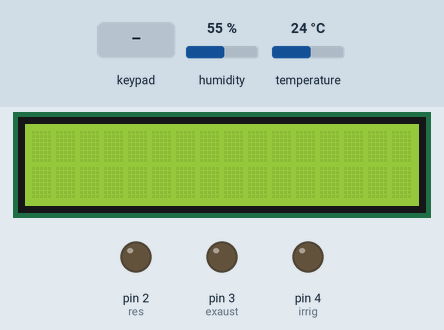
Bench run of a sketch on a simulated Arduino Uno, built with avr-gcc and run on an emulated ATmega328P. Parts: 16×2 character LCD, output pins drawn as LEDs (lit = HIGH). Inputs (shaded band) come from the test bench; at power-on: humidity 55 %, temperature 24 °C. What the sketch prints to the serial monitor is not drawn.

Above: at 1.3 s.
1.4 s: key '#' pressed
2.9 s: keypad keys 1 2 3 4 pressed 0.4 s apart
At 4.5 s:
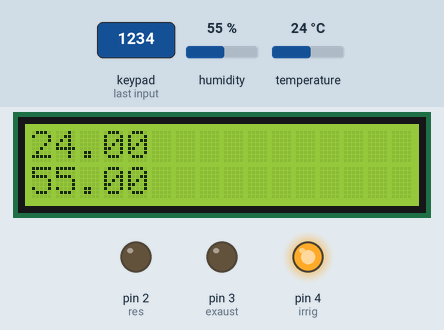
Timing chart, 0 to 6.0 s (numbered marks = the images above; inputs shaded):
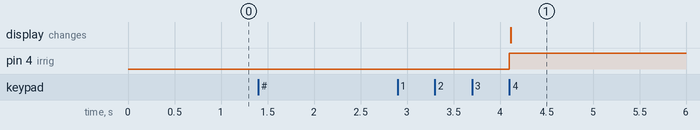

Measured:
- after the input at 1.4 s, every drawn part: stays the same
- after the input at 2.9 s, pin 4 (irrig): LOW → HIGH after 1.2 s; the display: changes after 1.2 s (image 1)

The sketch:

dht11_com_senha.ino
```cpp
/*pedro vargas c h
   631M2
   escola tecnica estadual parobe
   08.05.2019
   estação meteorologica para hortaliças
   0.0.0.
*/
//inicio do programa
//incluão de bibliotecas

#include<Arduino.h>
#include<Wire.h>
#include<LiquidCrystal_I2C.h>
#include<dht.h>
#include<Keypad.h>
//definir variaveis  e pinos
LiquidCrystal_I2C lcd(0x27, 16, 2); //configuração do lcd
dht DHT;
char password [4] = {'1', '2', '3', '4'};// senha correta
byte linhas[] = {10, 5, 6, 8};//pinagem das linhas
byte colunas[] = {9, 11, 7, 12};//pinagem das coluunas
int count = 0;
int entrada = 0;
char teclas[4][4] = {{'1', '2', '3', 'A'},
  {'4', '5', '6', 'B'},
  {'7', '8', '9', 'C'},
  {'*', '0', '#', 'D'}
};

Keypad keypad = Keypad( makeKeymap(teclas), linhas, colunas, 4, 4);//mapeamento das teclas

#define res 2 // saida do rele da resistencia
#define irrig 4 // saido do rele da irrigação
#define exaust 3 //saida do motor de exaustão
#define sensor A0 // sensor DHT

//definição de variaveis

void printLcd();
void printSerial();
void exaustao();
void irrigacao();
void resistencia();
void key_init();
void code_entry_init();
void unlocked();

//configuração
void setup() {
  lcd.init();//inicia o lcd
  lcd.init();
  lcd.backlight();
  Serial.begin(9600);//iniica porta serial em 9600bps
  pinMode(exaust, OUTPUT); //define o pino do motor como saida
  pinMode(res, OUTPUT);
  pinMode(irrig, OUTPUT);
  key_init();
}
//função principalk
void loop() {
  int chk = DHT.read11(sensor);//le o DHT11 no seu pino
  char key = keypad.getKey(); //Obtém tecla pressionada
  if (key != NO_KEY) { //Se foi pressionada uma tecla:
    if (key == '#') {  //Se a tecla é '#'
      code_entry_init();  //Então espera que seja inserida uma senha

      while (count < 4 ) { //Conta 4 entradas/teclas

        char key = keypad.getKey(); //Obtém tecla pressionada

        if (key != NO_KEY) {  //Se foi pressionada uma tecla:
          entrada += 1;  //Faz entrada = entrada + 1

          if (key == password[count])count += 1;  //Se a tecla pressionada corresponde ao dígito
          //da senha correspondente, soma 1 no contador

          if ( count == 4 ) unlocked();  //Se contador chegou a 4 e com dígitos corretos,
          //desbloqueia sistema

          if ((key == '#') || (entrada == 4)) { //Se foi pressionada a tecla "#' ou foram feitas
            //4 entradas,
            key_init();   //Inicializa o sistema

            break;  //Para o sistema e espera por uma tecla
          }
        }
      }
    }
  }
}

void unlocked() {

  Serial.print("acesso liberado");
  exaustao();
  irrigacao();
  resistencia();
  printLcd();
  printSerial();
  delay(2);
}

void key_init () {
  Serial.println("aguardando... ");
  Serial.println();
  count = 0;       //Variável count é zero na inicialização
}

//Subrotina de Entrada da Senha
void code_entry_init() {
  Serial.println("Entre a Senha:"); //Emite mensagem

  count = 0; //Variável count é zero na entrada de senha
}
  //rotina do exaustor
  void exaustao() {
    if (DHT.humidity > 95) {
      digitalWrite(exaust, HIGH);
    }
    else {
      digitalWrite(exaust, LOW);
    }
  }

  void irrigacao() {
    if (DHT.humidity < 90) {
      digitalWrite(irrig, HIGH);
    }
    if (DHT.humidity >= 95) {
      digitalWrite(irrig, LOW);
    }
  }

  void resistencia() {
    if (DHT.temperature < 20) {
      digitalWrite(res, HIGH);
    }
    if (DHT.temperature > 25) {
      digitalWrite(res, LOW);
    }
  }

  void printLcd() {
    lcd.setCursor(0, 0);
    lcd.print(DHT.temperature);
    lcd.setCursor(0, 1);
    lcd.print(DHT.humidity);
  }

  void printSerial() {
    Serial.print(DHT.temperature);
    Serial.println(DHT.humidity);
  }
```
